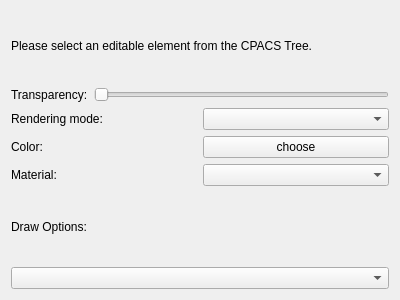
<?xml version="1.0" encoding="UTF-8"?>
<ui version="4.0">
 <class>ModificatorDisplayOptionsWidget</class>
 <widget class="QWidget" name="ModificatorDisplayOptionsWidget">
  <property name="geometry">
   <rect>
    <x>0</x>
    <y>0</y>
    <width>400</width>
    <height>300</height>
   </rect>
  </property>
  <layout class="QVBoxLayout" name="verticalLayout">
    <item>
     <widget class="QLabel" name="infoLabel">
      <property name="text">
        <string>Please select an editable element from the CPACS Tree.</string>
      </property>
     </widget>
    </item>
    <item>
     <layout class="QHBoxLayout" name="horizontalLayout_transparency">
      <item>
       <widget class="QLabel" name="labelTransparency">
        <property name="text">
         <string>Transparency:</string>
        </property>
        <property name="visible">
         <bool>false</bool>
        </property>
       </widget>
      </item>
      <item>
       <widget class="QSlider" name="transparencySlider">
        <property name="orientation">
         <enum>Qt::Horizontal</enum>
        </property>
        <property name="visible">
         <bool>false</bool>
        </property>
       </widget>
      </item>
     </layout>
    </item>
    <item>
     <layout class="QHBoxLayout" name="horizontalLayout_rendering">
      <item>
       <widget class="QLabel" name="labelRenderingMode">
        <property name="text">
         <string>Rendering mode:</string>
        </property>
        <property name="visible">
         <bool>false</bool>
        </property>
       </widget>
      </item>
      <item>
       <widget class="QComboBox" name="renderingModeCombo">
        <property name="visible">
         <bool>false</bool>
        </property>
       </widget>
      </item>
     </layout>
    </item>
    <item>
     <layout class="QHBoxLayout" name="horizontalLayout_4">
      <item>
       <widget class="QLabel" name="label_9">
        <property name="text">
         <string>Color:</string>
        </property>
       </widget>
      </item>
      <item>
       <widget class="QPushButton" name="buttonColorChoser">
        <property name="sizePolicy">
        </property>
        <property name="text">
         <string>choose</string>
        </property>
       </widget>
      </item>
     </layout>
    </item>
    <item>
     <layout class="QHBoxLayout" name="horizontalLayout_material">
      <item>
       <widget class="QLabel" name="labelMaterial">
        <property name="text">
         <string>Material:</string>
        </property>
        <property name="visible">
         <bool>false</bool>
        </property>
       </widget>
      </item>
      <item>
       <widget class="QComboBox" name="materialCombo">
        <property name="visible">
         <bool>false</bool>
        </property>
       </widget>
      </item>
     </layout>
    </item>
      <item>
   <widget class="QLabel" name="labelDraw">
    <property name="text">
    <string>Draw Options:</string>
    </property>
    <property name="visible">
    <bool>false</bool>
    </property>
   </widget>
  </item>
    <item>
      <widget class="QComboBox" name="drawOptionsCombo">
      <property name="visible">
        <bool>false</bool>
      </property>
      </widget>
    </item>
  </layout>
 </widget>
 <resources/>
 <connections/>
</ui>
